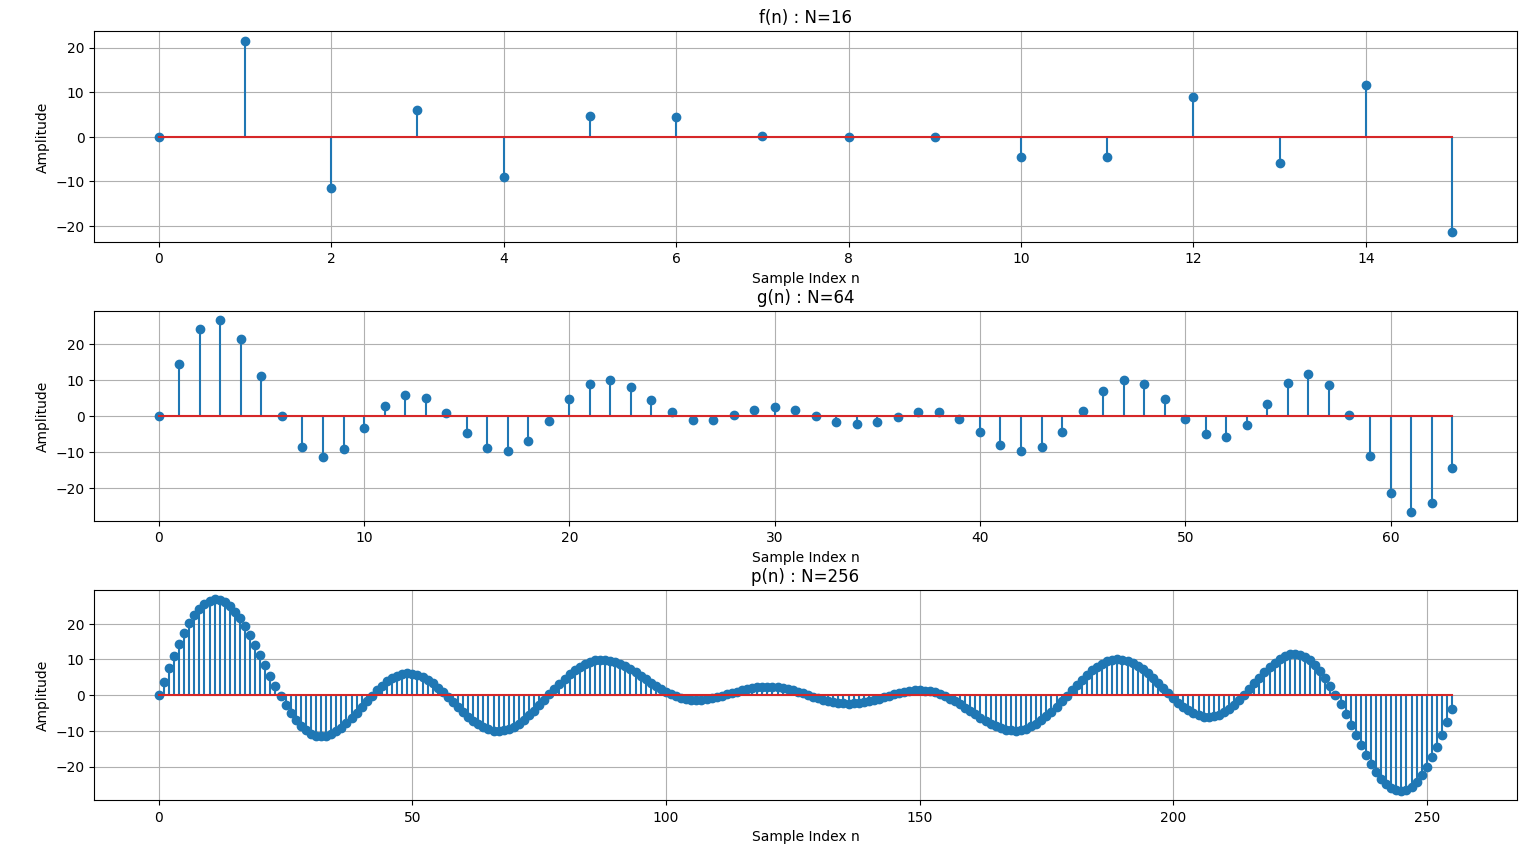

Python code for this plot:
import numpy as np
import matplotlib.pyplot as plt

# Harmonic coefficients from UCSB perm number 1055388
# a1 through a7
coeffs = [1, 0, 5, 5, 3, 8, 8]

# Define the continuous-time signal
# T normalized to 1
T = 1

def signal(t):
    f = np.zeros_like(t, dtype=float)

    for m in range(1, 8):
        f += coeffs[m-1] * np.sin(2 * np.pi * m * t / T)

    return f

# Sampling sizes
Ns = [16, 64, 256]
labels = ['f(n) : N=16', 'g(n) : N=64', 'p(n) : N=256']

# Create plots
plt.figure(figsize=(12, 10))

for i, N in enumerate(Ns):

    # Sample locations
    n = np.arange(N)
    t = n / N

    # Sampled sequence
    x = signal(t)

    # Plot
    plt.subplot(3, 1, i+1)
    plt.stem(n, x)
    plt.title(labels[i])
    plt.xlabel('Sample Index n')
    plt.ylabel('Amplitude')
    plt.grid(True)

plt.tight_layout()
plt.show()
